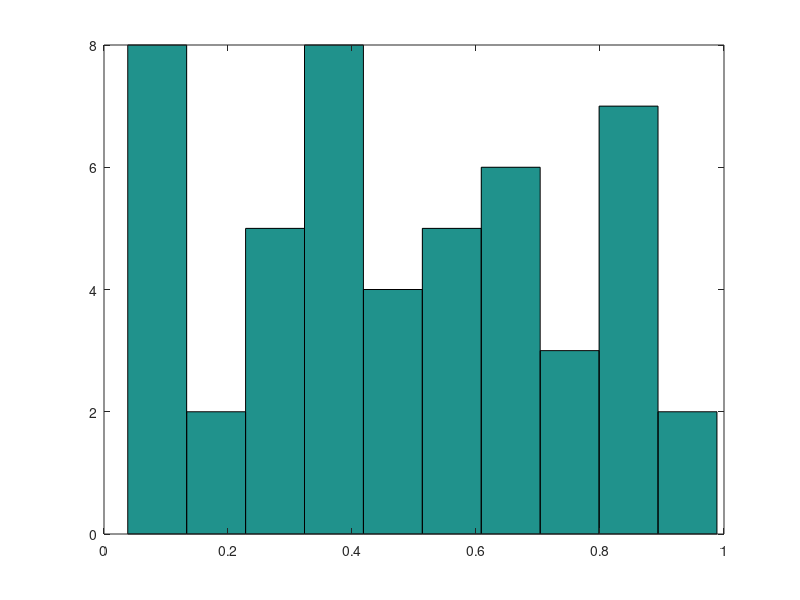
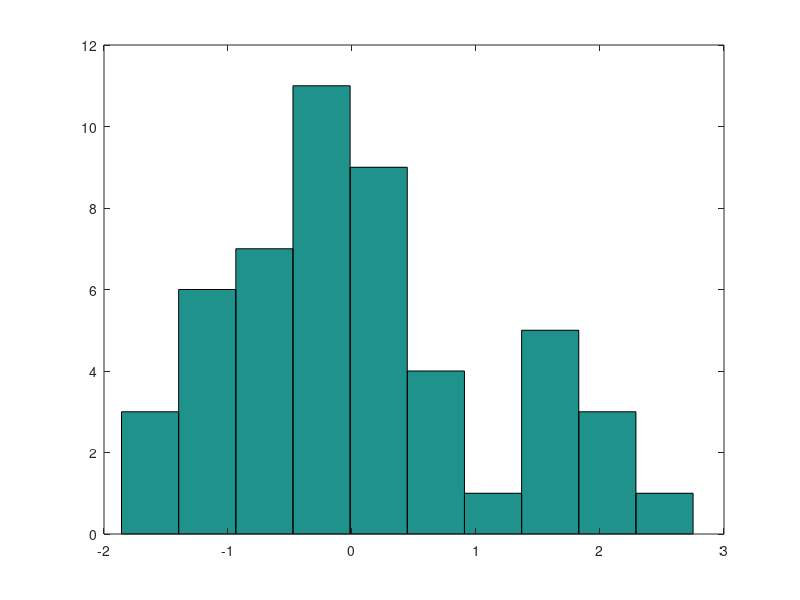
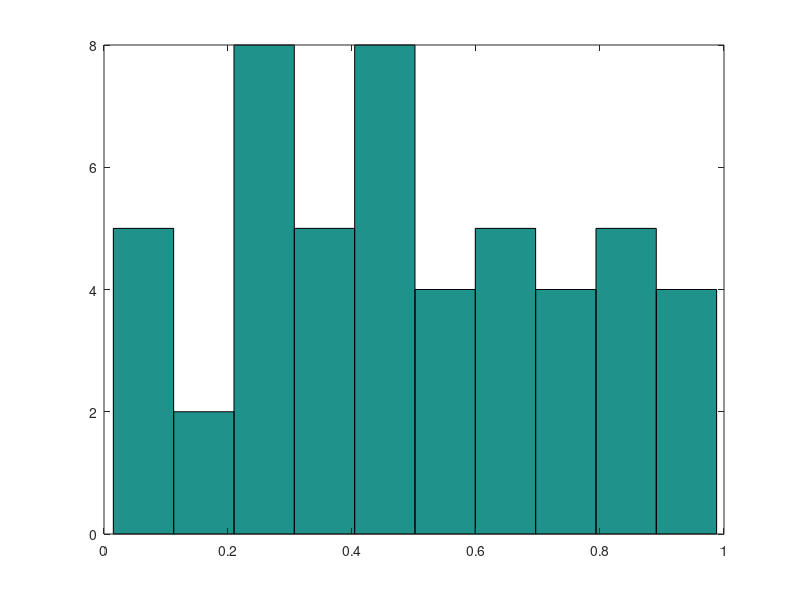
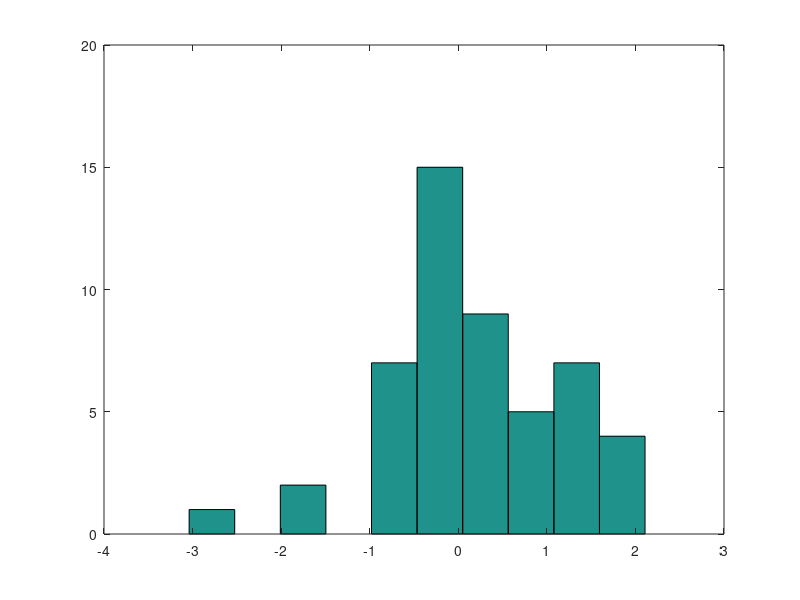

The MATLAB source for these figures, in order:
% Group Project 2 
% 

%% data (2)
rand_data = rand(1,50);
randn_data = randn(1,50);
bu_football_data = [6 6 3 6 5 5 7 2 1 5 4 4 3 4 2 1 2 5 5 3 5 9 5 3 2 3 5 5 3 3 6 8 9 6 5 9 9 3 4 3 4 4 5 4 3 12 9 3 1 1];
bu_football_years = [1948 1949 1950 1951 1952 1953 1954 1955 1956 1957 1958 1959 1960 1961 1962 1963 1964 1965 1966 1967 1968 1969 1970 1971 1972 1973 1974 1975 1976 1977 1978 1979 1980 1981 1982 1983 1984 1985 1986 1987 1988 1989 1990 1991 1992 1993 1994 1995 1996 1997];

%% plots (3)
figure
hist(rand_data,10);

figure
hist(randn_data,10);

%% statistics (4)

rand_data_mean = mean(rand_data);
randn_data_mean = mean(randn_data);
bu_football_data = mean(bu_football_data);

rand_data_median = median(rand_data);
randn_data_median = median(randn_data);
bu_football_data_median = median(bu_football_data);

rand_data_std = std(rand_data);
randn_data_std = std(randn_data);
bu_football_data_std = std(bu_football_data);

%% z-scores (5)

%% % Group Project 2 
% 

rand_data = rand(1,50);
randn_data = randn(1,50);
bu_football_data = []; 
bu_football_years = [];

%% plots (3)
figure
hist(rand_data,10);

figure
hist(randn_data,10);

%% statistics (4)

rand_data_mean = mean(rand_data);
randn_data_mean = mean(randn_data);
bu_football_data = mean(bu_football_data);

rand_data_median = median(rand_data);
randn_data_median = median(randn_data);
bu_football_data_median = median(bu_football_data);

rand_data_std = std(rand_data);
randn_data_std = std(randn_data);
bu_football_data_std = std(bu_football_data);

%% z-scores (5)

%% normalized data plots (6)

%% summaries (7)
